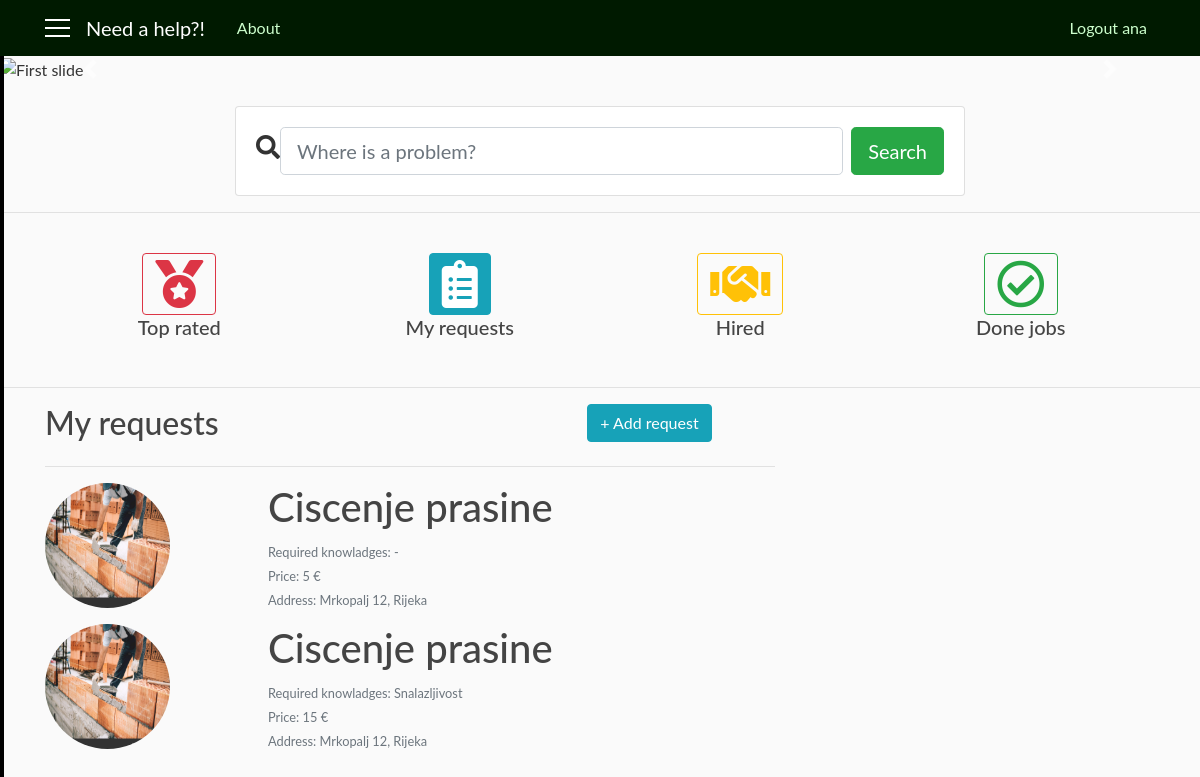
Page /requests_user/2 (signed in) on the earlier database version.
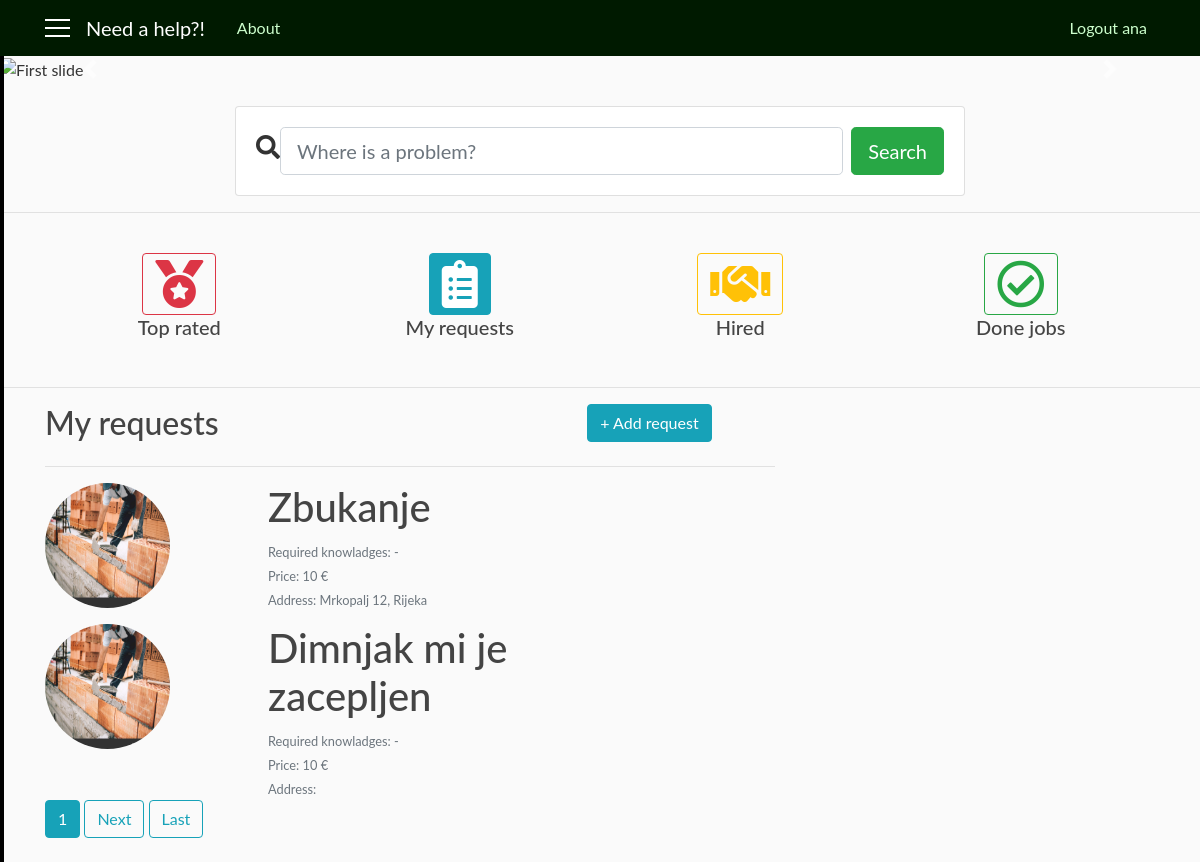
Same page on the later database version.
### user/models.py (models this page shows, shortened)
class Requests(models.Model):
    user = models.ForeignKey(User, on_delete=models.CASCADE)
    job_title = models.CharField(max_length=30, blank=True)
    required_knowledges = models.TextField(max_length=1000, default='-')
    price = models.IntegerField(default=10)
    address = models.CharField(max_length=30, blank=True)
    job_description = models.TextField(max_length=1000, blank=True)
    date = models.DateTimeField(auto_now_add=True)
    photo = models.ImageField(default='default_request.jpg', upload_to='requests_user')

### need_a_help_app/views.py (the view)
# urls.py: path('requests_user/<int:pk>', views.RequestsView.as_view(), name='requests_user'),
class RequestsView(LoginRequiredMixin, ListView):
    model = Requests
    template_name = 'user/requests_user.html'
    context_object_name = 'req'
    paginate_by = 2
    def get_queryset(self):
        user = get_object_or_404(User, pk=self.kwargs.get('pk'))
        return Requests.objects.filter(user=user).order_by('-date')

### user/templates/user/requests_user.html (shortened to what the changed rows need)
{% extends 'need_a_help_app/base.html' %}
{% block content %}
   <div class="row">
    <div class="col-sm-8">
        <h2>My requests</h2>
    </div>
    <div class="col-sm-3" align="right">
    </div>
   </div>
   <hr width="100%">
   {% if req %}
       {% for i in req %}
            <div class="row">
                <div class="col-sm-3">
                    <a href="{% url 'request_detail' i.id %}">
                        <img class="rounded-circle account-img" src="{{ i.photo.url }}">
                    </a>
                </div>
                <div class="col-sm-7 pl-5">
                    <h1>{{ i.job_title }}</h1>
                    <small class="text-secondary text-muted">Required knowladges: {{ i.required_knowledges }}</small><br>
                    <small class="text-secondary text-muted">Price: {{ i.price }} €</small><br>
                    <small class="text-secondary text-muted">Address: {{ i.address }}</small><br>
                </div>
            </div>
       {% endfor %}
   {% else %}
    <h3 class="text-secondary text-muted" align="center">No results</h3>
   {% endif %}
    {% if is_paginated %}
        {% for i in page_obj.paginator.page_range %}
            {% if page_obj.number == i %}
                <a class="btn btn-info mb-4" href="?page={{ i }}">{{ i }}</a>
            {% elif num > page_obj.number|add:'-3' and num < page_obj.number|add:'3' %}
                <a class="btn btn-outline-info mb-4" href="?page={{ i }}">{{ i }}</a>
            {% endif %}
        {% endfor %}
        {% if page_obj.has_next %}
            <a class="btn btn-outline-info mb-4" href="?page={{ page_obj.next_page_number }}">Next</a>
            <a class="btn btn-outline-info mb-4" href="?page={{ page_obj.paginator.num_pages }}">Last</a>
        {% endif %}
    {% endif %}
{% endblock %}

Differences in the rows shown:
no longer on this page (row unchanged): Requests: photo (placeholder picture), job_title "Ciscenje prasine", required_knowledges "-", price "5", address "Mrkopalj 12, Rijeka"
no longer on this page (row unchanged): Requests: photo (placeholder picture), job_title "Ciscenje prasine", required_knowledges "Snalazljivost", price "15", address "Mrkopalj 12, Rijeka"
added Requests: photo (placeholder picture), job_title "Zbukanje", required_knowledges "-", price "10", address "Mrkopalj 12, Rijeka"
added Requests: photo (placeholder picture), job_title "Dimnjak mi je zacepljen", required_knowledges "-", price "10"
Other differences:
new list line: "1"
text now shown: "Next Last"
